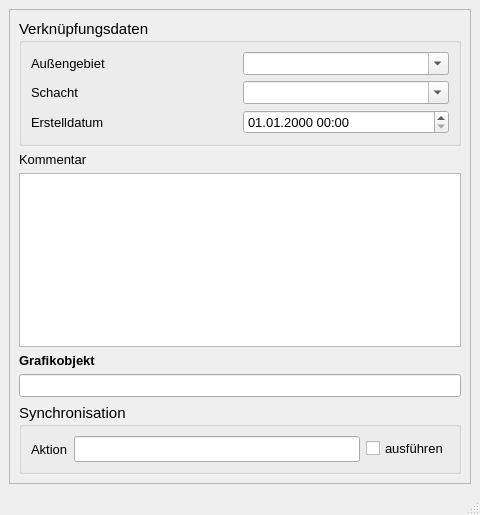
<?xml version="1.0" encoding="UTF-8"?>
<ui version="4.0">
 <class>MainWindow</class>
 <widget class="QMainWindow" name="MainWindow">
  <property name="geometry">
   <rect>
    <x>0</x>
    <y>0</y>
    <width>480</width>
    <height>515</height>
   </rect>
  </property>
  <property name="minimumSize">
   <size>
    <width>400</width>
    <height>390</height>
   </size>
  </property>
  <property name="font">
   <font>
    <family>Tahoma</family>
    <pointsize>10</pointsize>
   </font>
  </property>
  <property name="windowTitle">
   <string>Anbindung Außengebiet</string>
  </property>
  <property name="toolTip">
   <string>Anbindung eine</string>
  </property>
  <property name="layoutDirection">
   <enum>Qt::LeftToRight</enum>
  </property>
  <widget class="QWidget" name="centralwidget">
   <layout class="QGridLayout" name="gridLayout">
    <item row="0" column="0">
     <widget class="QScrollArea" name="scrollArea">
      <property name="widgetResizable">
       <bool>true</bool>
      </property>
      <widget class="QWidget" name="scrollAreaWidgetContents">
       <property name="geometry">
        <rect>
         <x>0</x>
         <y>0</y>
         <width>456</width>
         <height>465</height>
        </rect>
       </property>
       <layout class="QGridLayout" name="gridLayout_2">
        <item row="0" column="0">
         <widget class="QGroupBox" name="groupBox_3">
          <property name="font">
           <font>
            <family>Tahoma</family>
            <pointsize>11</pointsize>
           </font>
          </property>
          <property name="title">
           <string>Verknüpfungsdaten</string>
          </property>
          <layout class="QGridLayout" name="gridLayout_3">
           <item row="0" column="0">
            <widget class="QLabel" name="label_4">
             <property name="font">
              <font>
               <family>Tahoma</family>
               <pointsize>10</pointsize>
              </font>
             </property>
             <property name="text">
              <string>Außengebiet</string>
             </property>
             <property name="alignment">
              <set>Qt::AlignLeading|Qt::AlignLeft|Qt::AlignVCenter</set>
             </property>
            </widget>
           </item>
           <item row="0" column="1">
            <widget class="QComboBox" name="gebnam">
             <property name="font">
              <font>
               <family>Tahoma</family>
               <pointsize>10</pointsize>
              </font>
             </property>
             <property name="toolTip">
              <string>&lt;html&gt;&lt;head/&gt;&lt;body&gt;&lt;p&gt;Angebundenes Außengebiet&lt;/p&gt;&lt;/body&gt;&lt;/html&gt;</string>
             </property>
             <property name="statusTip">
              <string>Angebundenes Außengebiet</string>
             </property>
             <property name="editable">
              <bool>true</bool>
             </property>
            </widget>
           </item>
           <item row="1" column="0">
            <widget class="QLabel" name="label_20">
             <property name="font">
              <font>
               <family>Tahoma</family>
               <pointsize>10</pointsize>
              </font>
             </property>
             <property name="text">
              <string>Schacht</string>
             </property>
             <property name="alignment">
              <set>Qt::AlignLeading|Qt::AlignLeft|Qt::AlignVCenter</set>
             </property>
            </widget>
           </item>
           <item row="1" column="1">
            <widget class="QComboBox" name="schnam">
             <property name="font">
              <font>
               <family>Tahoma</family>
               <pointsize>10</pointsize>
              </font>
             </property>
             <property name="toolTip">
              <string>&lt;html&gt;&lt;head/&gt;&lt;body&gt;&lt;p&gt;Schacht, an den das Außengebiet angeschlossen ist&lt;/p&gt;&lt;/body&gt;&lt;/html&gt;</string>
             </property>
             <property name="statusTip">
              <string>Schacht, an den das Außengebiet angeschlossen ist</string>
             </property>
             <property name="editable">
              <bool>true</bool>
             </property>
            </widget>
           </item>
           <item row="2" column="0">
            <widget class="QLabel" name="label_71">
             <property name="font">
              <font>
               <family>Tahoma</family>
               <pointsize>10</pointsize>
              </font>
             </property>
             <property name="text">
              <string>Erstelldatum</string>
             </property>
            </widget>
           </item>
           <item row="2" column="1">
            <widget class="QgsDateTimeEdit" name="createdat">
             <property name="font">
              <font>
               <family>Tahoma</family>
               <pointsize>10</pointsize>
              </font>
             </property>
             <property name="currentSection">
              <enum>QDateTimeEdit::DaySection</enum>
             </property>
             <property name="displayFormat">
              <string>dd.MM.yyyy HH:mm</string>
             </property>
            </widget>
           </item>
          </layout>
         </widget>
        </item>
        <item row="1" column="0">
         <widget class="QLabel" name="label_15">
          <property name="text">
           <string>Kommentar</string>
          </property>
         </widget>
        </item>
        <item row="2" column="0">
         <widget class="QTextEdit" name="kommentar">
          <property name="minimumSize">
           <size>
            <width>0</width>
            <height>0</height>
           </size>
          </property>
          <property name="toolTip">
           <string>&lt;html&gt;&lt;head/&gt;&lt;body&gt;&lt;p&gt;Platz für zusätzliche Kommentare&lt;/p&gt;&lt;/body&gt;&lt;/html&gt;</string>
          </property>
          <property name="statusTip">
           <string>Platz für zusätzliche Kommentare</string>
          </property>
         </widget>
        </item>
        <item row="3" column="0">
         <widget class="QLabel" name="label_21">
          <property name="font">
           <font>
            <family>Tahoma</family>
            <pointsize>10</pointsize>
            <weight>75</weight>
            <bold>true</bold>
           </font>
          </property>
          <property name="text">
           <string>Grafikobjekt</string>
          </property>
         </widget>
        </item>
        <item row="4" column="0">
         <widget class="QLineEdit" name="objekt">
          <property name="toolTip">
           <string>&lt;html&gt;&lt;head/&gt;&lt;body&gt;&lt;p&gt;Textbeschreibung (WKT) des Grafikobjekts&lt;/p&gt;&lt;/body&gt;&lt;/html&gt;</string>
          </property>
          <property name="statusTip">
           <string>Textbeschreibung des Grafikobjekts</string>
          </property>
         </widget>
        </item>
        <item row="5" column="0">
         <widget class="QGroupBox" name="groupBox_sync">
          <property name="font">
           <font>
            <family>Tahoma</family>
            <pointsize>11</pointsize>
           </font>
          </property>
          <property name="title">
           <string>Synchronisation</string>
          </property>
          <layout class="QGridLayout" name="gridLayout_4">
           <item row="0" column="0">
            <widget class="QLabel" name="label_19">
             <property name="font">
              <font>
               <family>Tahoma</family>
               <pointsize>10</pointsize>
              </font>
             </property>
             <property name="text">
              <string>Aktion</string>
             </property>
            </widget>
           </item>
           <item row="0" column="1">
            <widget class="QLineEdit" name="aktion">
             <property name="toolTip">
              <string>&lt;html&gt;&lt;head/&gt;&lt;body&gt;&lt;p&gt;Maßnahme zur Synchronisation&lt;/p&gt;&lt;/body&gt;&lt;/html&gt;</string>
             </property>
             <property name="statusTip">
              <string>Maßnahme zur Synchronisation</string>
             </property>
            </widget>
           </item>
           <item row="0" column="2">
            <widget class="QCheckBox" name="status">
             <property name="font">
              <font>
               <family>Tahoma</family>
               <pointsize>10</pointsize>
              </font>
             </property>
             <property name="toolTip">
              <string>Synchronisation aktivieren</string>
             </property>
             <property name="statusTip">
              <string>Synchronisation aktivieren</string>
             </property>
             <property name="text">
              <string>ausführen</string>
             </property>
            </widget>
           </item>
          </layout>
         </widget>
        </item>
       </layout>
      </widget>
     </widget>
    </item>
   </layout>
  </widget>
  <widget class="QStatusBar" name="statusbar"/>
 </widget>
 <customwidgets>
  <customwidget>
   <class>QgsDateTimeEdit</class>
   <extends>QDateTimeEdit</extends>
   <header>qgsdatetimeedit.h</header>
  </customwidget>
 </customwidgets>
 <tabstops>
  <tabstop>gebnam</tabstop>
  <tabstop>schnam</tabstop>
 </tabstops>
 <resources/>
 <connections/>
</ui>
